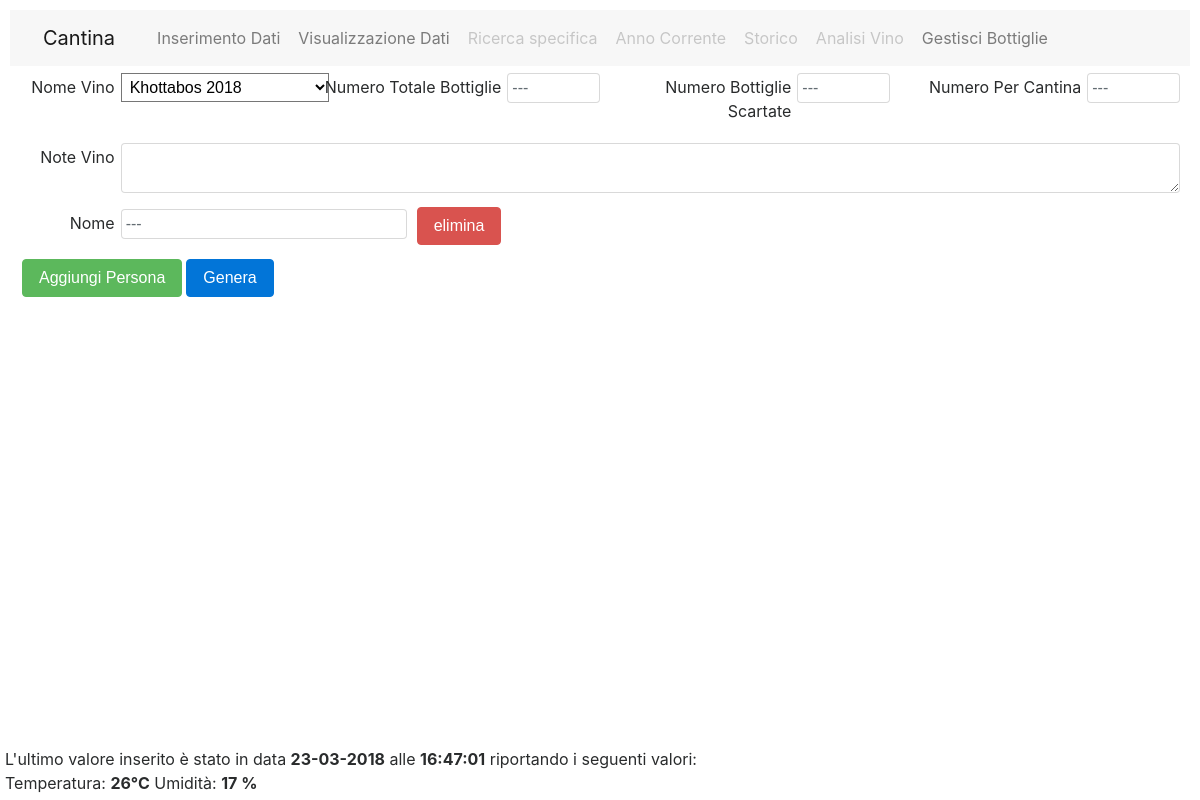
The page /gestione_bottiglie.php on the database its author committed.
### tables this page shows
CREATE TABLE `GEN_AMB_TEMP_UMI` (
  `ID` int(11) NOT NULL AUTO_INCREMENT,
  `TEMPERATURE` int(11) NOT NULL,
  `UMIDITY` int(11) NOT NULL,
  `TIME` datetime NOT NULL DEFAULT CURRENT_TIMESTAMP ON UPDATE CURRENT_TIMESTAMP,
  PRIMARY KEY (`ID`)
);

### gestione_bottiglie.php (called while the page is built, shortened)
<?php
include 'general_top.php';
include "gestione_bottiglie_form.php";
    ?>
    <?php
include 'general_bottom.php';
?>

### gestione_bottiglie_form.php (the view, shortened to what this page needs)
<div class="panel inserimento_dati">
    <form action="#" method="post" id="gestione_bottiglie">
        <div class="panel-body">
            <div class=" row">
                <label for="nome_vino" class="col-sm-1 control-label pull-right">Nome Vino</label>
                <div class="col-sm-2">
                    <?php
                    $conn = mysqli_connect($servername, $username, $password, $dbname);
                    $sql_vini = "SELECT ID, NOME, ANNATA FROM VINI";
                    $result_vini_rabbocchi = mysqli_query($conn, $sql_vini);
                    ?>
                    <select name="nome_vino" id="nome_vino">
                        <?php
                        while ($row_vini = mysqli_fetch_array($result_vini_rabbocchi)) {
                            echo "<option value='" . $row_vini['ID'] . "'>" . $row_vini['NOME'] . " " . $row_vini['ANNATA'] . "</option>";
                        }
                        ?>
                    </select>
                </div>
                <label for="numero_totale_bottiglie" class="col-sm-2 control-label pull-right">Numero Totale Bottiglie</label>
                <div class="col-sm-1">
                    <input type="text" class="form-control numero_totale_bottiglie" id="numero_totale_bottiglie" name="numero_totale_bottiglie"  placeholder="---">
                </div>
                <label for="bottiglie_scartate" class="col-sm-2 control-label pull-right">Numero Bottiglie Scartate</label>
                <div class="col-sm-1">
                    <input type="text" class="form-control bottiglie_scartate" id="bottiglie_scartate" name="bottiglie_scartate"  placeholder="---">
                </div>
                <label for="numero_lasciare_bottiglie" class="col-sm-2 control-label pull-right">Numero Per Cantina</label>
                <div class="col-sm-1">
                    <input type="text" class="form-control numero_lasciare_bottiglie" id="numero_lasciare_bottiglie" name="nome_ute_0"  placeholder="---">
                </div>
            </div>
            <div class=" row">
                <label for="note_vino" class="col-sm-1 control-label ">Note Vino</label>
                <div class="col-sm-11">
                    <textarea  class="form-control" name="note_vino" ></textarea>
                </div>
            </div>
            <div class="container_member ">
                <div class="row row_ute">
                    <label class="col-sm-1 control-label pull-right">Nome</label>
                    <div class="col-sm-3">
                        <input type="text" class="form-control" name="nome_ute_1"  placeholder="---">
                    </div>
                    <div class="col-sm-1"><button type="button" class=" btn elimina_persona btn-danger">elimina</button></div>
                </div>
            </div>
            <div class="row row_gest pull-right">
                <button type="button" class="btn btn-success aggiungi_persona">Aggiungi Persona</button>
                <button type="button" class="btn btn-primary generate">Genera</button>
            </div>
        </div>
    </form>
</div>

### general_bottom.php
</div><div class="panel">
    <footer class="footer fixed-bottom" id="gatto">
    <?php
            $conn = mysqli_connect($servername, $username, $password, $dbname);
            $sql = "SELECT * FROM GEN_AMB_TEMP_UMI ORDER BY id DESC LIMIT 1";
            $result = mysqli_query($conn, $sql);
            if (mysqli_num_rows($result) > 0) {
                while ($row = mysqli_fetch_assoc($result)) {
                    $data = date('d-m-Y', strtotime(str_replace('/', '-', substr($row["TIME"], 0, 10))));
                    $ora = substr($row["TIME"], 10, 20);
                    $temperatura = $row["TEMPERATURE"];
                    $umidity = $row["UMIDITY"];
                    echo "L'ultimo valore inserito è stato in data <b>".$data."</b> alle <b>".$ora."</b> riportando i seguenti valori:</br> Temperatura: <b>".$temperatura."°C</b>  Umidità: <b>".$umidity." %</b>";
                }
            }?>
        </footer>
</div>
</body>
</html>

### css/general.css (style rules this page uses)
html, body { margin: 5px; }
.footer { margin: 5px; background-color: #fff!important; }
.row_ute { margin: 2px; }
.row_gest { margin: 2px; }
.row_gest button { margin: 2px; }
input, textArea, select { margin: 2px; padding: 4px!important; background-color: #fff; }
label { padding-top: 4px; text-align: right; }
.col, .col-1, .col-10, .col-11, .col-12, .col-2, .col-3, .col-4, .col-5, .col-6, .col-7, .col-8, .col-9, .col-lg, .col-lg-1, .col-lg-10, .col-lg-11, .col-lg-12, .col-lg-2, .col-lg-3, .col-lg-4, .col-lg-5, .col-lg-6, .col-lg-7, .col-lg-8, .col-lg-9, .col-md, .col-md-1, .col-md-10, .col-md-11, .col-md-12, .col-md-2, .col-md-3, .col-md-4, .col-md-5, .col-md-6, .col-md-7, .col-md-8, .col-md-9, .col-sm, .col-sm-1, .col-sm-10, .col-sm-11, .col-sm-12, .col-sm-2, .col-sm-3, .col-sm-4, .col-sm-5, .col-sm-6, .col-sm-7, .col-sm-8, .col-sm-9, .col-xl, .col-xl-1, .col-xl-10, .col-xl-11, .col-xl-12, .col-xl-2, .col-xl-3, .col-xl-4, .col-xl-5, .col-xl-6, .col-xl-7, .col-xl-8, .col-xl-9 { padding-right: 2px; padding-left: 2px; }
.row { margin-left: 5px; margin-right: 5px; }
.inserimento_dati .btn { float:right; }
.inserimento_dati .row { padding: 5px; }

### rows shown on the page
gen_amb_temp_umi: TIME "23-03-2018", TIME "16:47:01", TEMPERATURE "26", UMIDITY "17"

### other values the page prints
form field nome_vino "Khottabos 2018"
